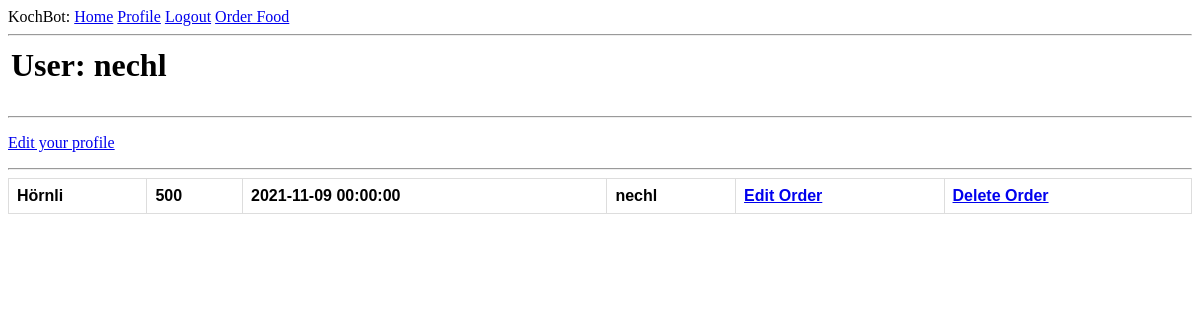
The page /user/nechl (signed in) on the database as committed earlier.
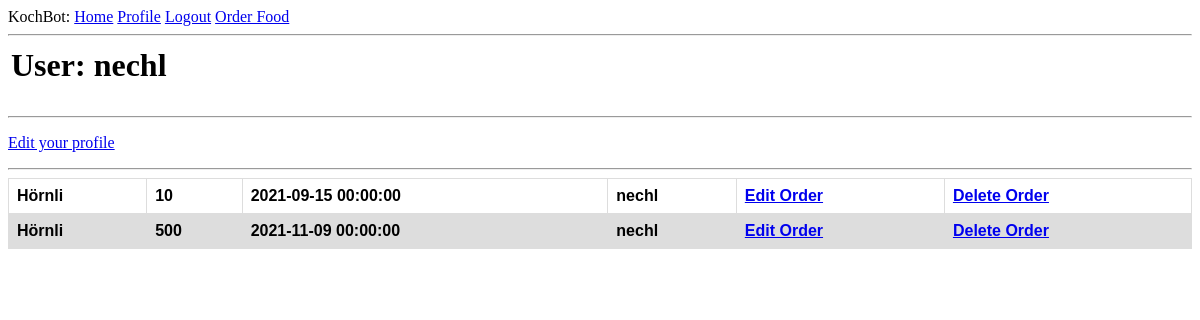
The same page on the database as committed later.
### app/models.py (models this page shows, shortened)
class User(UserMixin, db.Model):
    id = db.Column(db.Integer, primary_key=True)
    username = db.Column(db.String(64), index=True, unique=True)
    email = db.Column(db.String(120), index=True, unique=True)
    password_hash = db.Column(db.String(128))
    orders = db.relationship('Order', backref='author', lazy='dynamic')

class Order(db.Model):
    id = db.Column(db.Integer, primary_key = True)
    food = db.Column(db.String(140))
    timestamp = db.Column(db.DateTime,  default=datetime.utcnow)
    amount = db.Column(db.Integer())
    finished_at = db.Column(db.DateTime, index = True)
    user_id = db.Column(db.Integer, db.ForeignKey('user.id'))

### app/routes.py (the view)
@app.route('/user/<username>')
@login_required
def user(username):
    user = User.query.filter_by(username=username).first_or_404()
    orders = Order.query.order_by(Order.finished_at.asc()).all()
    return render_template('user.html', user=user, orders=orders)

### app/models.py (called while the page is built)
@login.user_loader
def load_user(id):
    return User.query.get(int(id))

### app/templates/user.html
{% extends "base.html" %}
{% block content %}
    <table>
        <tr valign="top">
            <td><h1>User: {{ user.username }}</h1></td>
        </tr>
    </table>
    <hr>
    {% if user == current_user %}
        <p><a href="{{ url_for('edit_profile') }}">Edit your profile</a></p>
    {% endif %}
    <hr>
    <table id="orders">
        {% for order in orders %}
            {% include '_post.html' %}
        {% endfor %}
    </table>
{% endblock %}

### app/templates/base.html (shortened to what this page needs)
<html>
    <head>
        <link rel="stylesheet" href=" {{ url_for('static', filename='style/style.css') }}">
    </head>
    <body>
        <div>
            KochBot:
                <a href="{{ url_for('index') }}">Home</a>
                {% if current_user.is_anonymous %}
                <a href="{{ url_for('login') }}">Login</a>
                {% else %}
                <a href="{{ url_for('user', username=current_user.username) }}">Profile</a>
                <a href="{{ url_for('logout') }}">Logout</a>
                {% endif %}
                <a href="{{ url_for('order') }}">Order Food</a>
        </div>
        <hr>
        {% block content %}{% endblock %}
    </body>
</html>

### app/templates/_post.html
<tr id="orders">
    <th id="orders">{{ order.food }}</th>
    <th id="orders">{{ order.amount }}</th>
    <th id="orders">{{ order.finished_at }}</th>
    <th id="orders">{{ order.user_id }}</th>
    <th id="orders"><a href="{{ url_for('edit_order', id=order.id) }}">Edit Order</a></th>
    <th id="orders"><a href="{{ url_for('delete_order', id=order.id) }}">Delete Order</a></th>
</tr>

### app/static/style/style.css (style rules this page uses)
table#orders { font-family: Arial, sans-serif; font-style:normal; border-collapse: collapse; width: 100%; }
td#orders, th#orders { border: 1px solid #dddddd; text-align: left; padding: 8px; }
tr#orders:nth-child(even) { background-color: #dddddd; }

Rows that differ between the two databases and show on the page:
added Order: food "Hörnli", amount "10", finished_at "2021-09-15 00:00:00", user_id "nechl"
